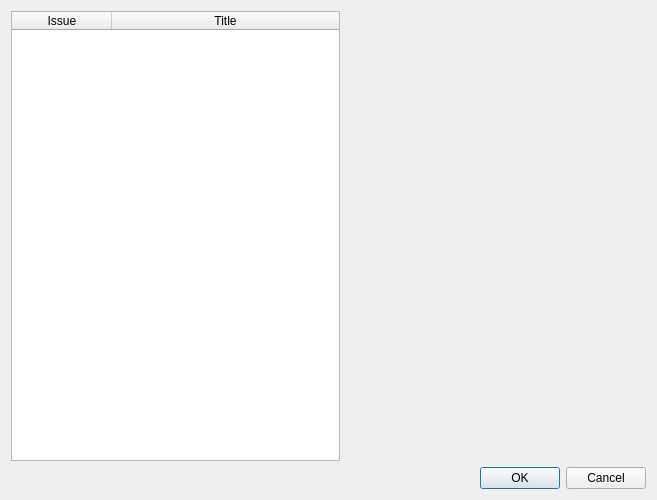
<?xml version="1.0" encoding="UTF-8"?>
<ui version="4.0">
 <class>dialogIssueSelect</class>
 <widget class="QDialog" name="dialogIssueSelect">
  <property name="geometry">
   <rect>
    <x>0</x>
    <y>0</y>
    <width>657</width>
    <height>400</height>
   </rect>
  </property>
  <property name="windowTitle">
   <string>Select Issue</string>
  </property>
  <layout class="QGridLayout" name="gridLayout">
   <item row="0" column="0">
    <layout class="QVBoxLayout" name="verticalLayout">
     <item>
      <layout class="QHBoxLayout" name="horizontalLayout">
       <item>
        <widget class="QTableWidget" name="twList">
         <property name="font">
          <font>
           <pointsize>9</pointsize>
          </font>
         </property>
         <property name="selectionMode">
          <enum>QAbstractItemView::SingleSelection</enum>
         </property>
         <property name="selectionBehavior">
          <enum>QAbstractItemView::SelectRows</enum>
         </property>
         <property name="rowCount">
          <number>0</number>
         </property>
         <property name="columnCount">
          <number>2</number>
         </property>
         <attribute name="horizontalHeaderStretchLastSection">
          <bool>true</bool>
         </attribute>
         <attribute name="verticalHeaderVisible">
          <bool>false</bool>
         </attribute>
         <column>
          <property name="text">
           <string>Issue</string>
          </property>
         </column>
         <column>
          <property name="text">
           <string>Title</string>
          </property>
          <property name="textAlignment">
           <set>AlignHCenter|AlignVCenter|AlignCenter</set>
          </property>
         </column>
        </widget>
       </item>
       <item>
        <widget class="QWidget" name="coverImageContainer" native="true">
         <property name="minimumSize">
          <size>
           <width>300</width>
           <height>450</height>
          </size>
         </property>
         <property name="maximumSize">
          <size>
           <width>300</width>
           <height>450</height>
          </size>
         </property>
        </widget>
       </item>
      </layout>
     </item>
     <item>
      <widget class="QDialogButtonBox" name="buttonBox">
       <property name="orientation">
        <enum>Qt::Horizontal</enum>
       </property>
       <property name="standardButtons">
        <set>QDialogButtonBox::Cancel|QDialogButtonBox::Ok</set>
       </property>
      </widget>
     </item>
    </layout>
   </item>
  </layout>
 </widget>
 <resources/>
 <connections>
  <connection>
   <sender>buttonBox</sender>
   <signal>accepted()</signal>
   <receiver>dialogIssueSelect</receiver>
   <slot>accept()</slot>
   <hints>
    <hint type="sourcelabel">
     <x>248</x>
     <y>254</y>
    </hint>
    <hint type="destinationlabel">
     <x>157</x>
     <y>274</y>
    </hint>
   </hints>
  </connection>
  <connection>
   <sender>buttonBox</sender>
   <signal>rejected()</signal>
   <receiver>dialogIssueSelect</receiver>
   <slot>reject()</slot>
   <hints>
    <hint type="sourcelabel">
     <x>316</x>
     <y>260</y>
    </hint>
    <hint type="destinationlabel">
     <x>286</x>
     <y>274</y>
    </hint>
   </hints>
  </connection>
 </connections>
</ui>
